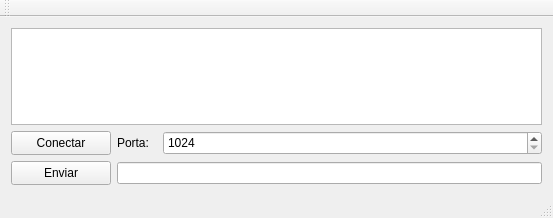
<?xml version="1.0" encoding="UTF-8"?>
<ui version="4.0">
 <class>Server</class>
 <widget class="QMainWindow" name="Server">
  <property name="geometry">
   <rect>
    <x>0</x>
    <y>0</y>
    <width>553</width>
    <height>218</height>
   </rect>
  </property>
  <property name="sizePolicy">
   <sizepolicy hsizetype="Preferred" vsizetype="Preferred">
    <horstretch>0</horstretch>
    <verstretch>0</verstretch>
   </sizepolicy>
  </property>
  <property name="minimumSize">
   <size>
    <width>0</width>
    <height>0</height>
   </size>
  </property>
  <property name="maximumSize">
   <size>
    <width>16777215</width>
    <height>16777215</height>
   </size>
  </property>
  <property name="windowTitle">
   <string>MainWindow</string>
  </property>
  <widget class="QWidget" name="centralWidget">
   <layout class="QVBoxLayout" name="verticalLayout">
    <item>
     <widget class="QTreeView" name="fileTree"/>
    </item>
    <item>
     <layout class="QHBoxLayout" name="horizontalLayout_4">
      <item>
       <widget class="QPushButton" name="conectarButton">
        <property name="minimumSize">
         <size>
          <width>100</width>
          <height>24</height>
         </size>
        </property>
        <property name="maximumSize">
         <size>
          <width>100</width>
          <height>24</height>
         </size>
        </property>
        <property name="text">
         <string>Conectar</string>
        </property>
        <property name="iconSize">
         <size>
          <width>16</width>
          <height>16</height>
         </size>
        </property>
       </widget>
      </item>
      <item>
       <widget class="QLabel" name="label">
        <property name="maximumSize">
         <size>
          <width>40</width>
          <height>16777215</height>
         </size>
        </property>
        <property name="text">
         <string>Porta:</string>
        </property>
       </widget>
      </item>
      <item>
       <widget class="QSpinBox" name="portaBox">
        <property name="minimumSize">
         <size>
          <width>0</width>
          <height>24</height>
         </size>
        </property>
        <property name="maximumSize">
         <size>
          <width>16777215</width>
          <height>24</height>
         </size>
        </property>
        <property name="minimum">
         <number>1024</number>
        </property>
        <property name="maximum">
         <number>65535</number>
        </property>
       </widget>
      </item>
     </layout>
    </item>
    <item>
     <layout class="QVBoxLayout" name="verticalLayout_6">
      <item>
       <layout class="QHBoxLayout" name="horizontalLayout">
        <item>
         <widget class="QPushButton" name="enviarButton">
          <property name="minimumSize">
           <size>
            <width>100</width>
            <height>24</height>
           </size>
          </property>
          <property name="maximumSize">
           <size>
            <width>100</width>
            <height>24</height>
           </size>
          </property>
          <property name="text">
           <string>Enviar</string>
          </property>
         </widget>
        </item>
        <item>
         <widget class="QLineEdit" name="lineEdit"/>
        </item>
       </layout>
      </item>
     </layout>
    </item>
   </layout>
  </widget>
  <widget class="QMenuBar" name="menuBar">
   <property name="geometry">
    <rect>
     <x>0</x>
     <y>0</y>
     <width>553</width>
     <height>22</height>
    </rect>
   </property>
  </widget>
  <widget class="QToolBar" name="mainToolBar">
   <attribute name="toolBarArea">
    <enum>TopToolBarArea</enum>
   </attribute>
   <attribute name="toolBarBreak">
    <bool>false</bool>
   </attribute>
  </widget>
  <widget class="QStatusBar" name="statusBar"/>
 </widget>
 <layoutdefault spacing="6" margin="11"/>
 <resources/>
 <connections/>
</ui>
